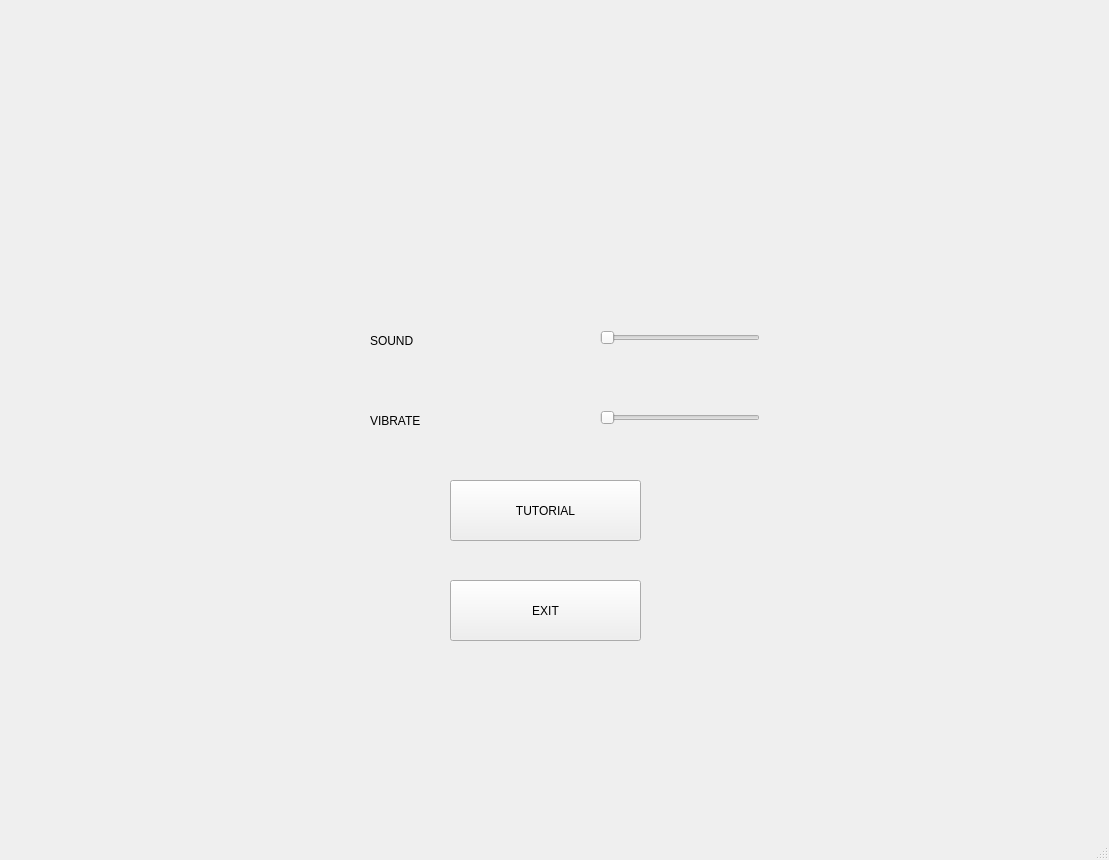
<?xml version="1.0" encoding="UTF-8"?>
<ui version="4.0">
 <class>MainWindow</class>
 <widget class="QMainWindow" name="MainWindow">
  <property name="geometry">
   <rect>
    <x>0</x>
    <y>0</y>
    <width>1109</width>
    <height>860</height>
   </rect>
  </property>
  <property name="windowTitle">
   <string>MainWindow</string>
  </property>
  <widget class="QWidget" name="centralwidget">
   <widget class="QPushButton" name="pushButton_3">
    <property name="geometry">
     <rect>
      <x>450</x>
      <y>580</y>
      <width>191</width>
      <height>61</height>
     </rect>
    </property>
    <property name="text">
     <string>EXIT</string>
    </property>
   </widget>
   <widget class="QPushButton" name="pushButton_4">
    <property name="geometry">
     <rect>
      <x>450</x>
      <y>480</y>
      <width>191</width>
      <height>61</height>
     </rect>
    </property>
    <property name="text">
     <string>TUTORIAL</string>
    </property>
   </widget>
   <widget class="QLabel" name="label">
    <property name="geometry">
     <rect>
      <x>370</x>
      <y>320</y>
      <width>171</width>
      <height>41</height>
     </rect>
    </property>
    <property name="text">
     <string>SOUND</string>
    </property>
   </widget>
   <widget class="QLabel" name="label_2">
    <property name="geometry">
     <rect>
      <x>370</x>
      <y>400</y>
      <width>171</width>
      <height>41</height>
     </rect>
    </property>
    <property name="text">
     <string>VIBRATE</string>
    </property>
   </widget>
   <widget class="QSlider" name="horizontalSlider">
    <property name="geometry">
     <rect>
      <x>600</x>
      <y>330</y>
      <width>160</width>
      <height>16</height>
     </rect>
    </property>
    <property name="orientation">
     <enum>Qt::Horizontal</enum>
    </property>
   </widget>
   <widget class="QSlider" name="horizontalSlider_2">
    <property name="geometry">
     <rect>
      <x>600</x>
      <y>410</y>
      <width>160</width>
      <height>16</height>
     </rect>
    </property>
    <property name="orientation">
     <enum>Qt::Horizontal</enum>
    </property>
   </widget>
  </widget>
  <widget class="QMenuBar" name="menubar">
   <property name="geometry">
    <rect>
     <x>0</x>
     <y>0</y>
     <width>1109</width>
     <height>24</height>
    </rect>
   </property>
  </widget>
  <widget class="QStatusBar" name="statusbar"/>
 </widget>
 <resources/>
 <connections/>
</ui>
